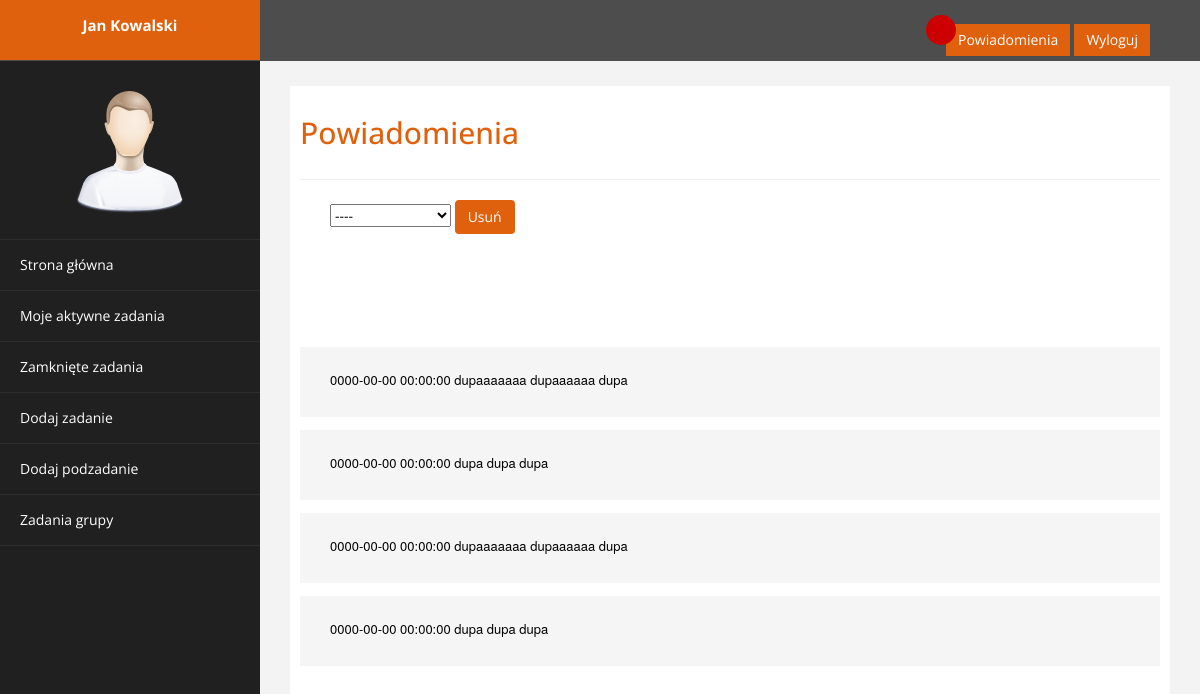
Page /nots.php (signed in) on the earlier database version.
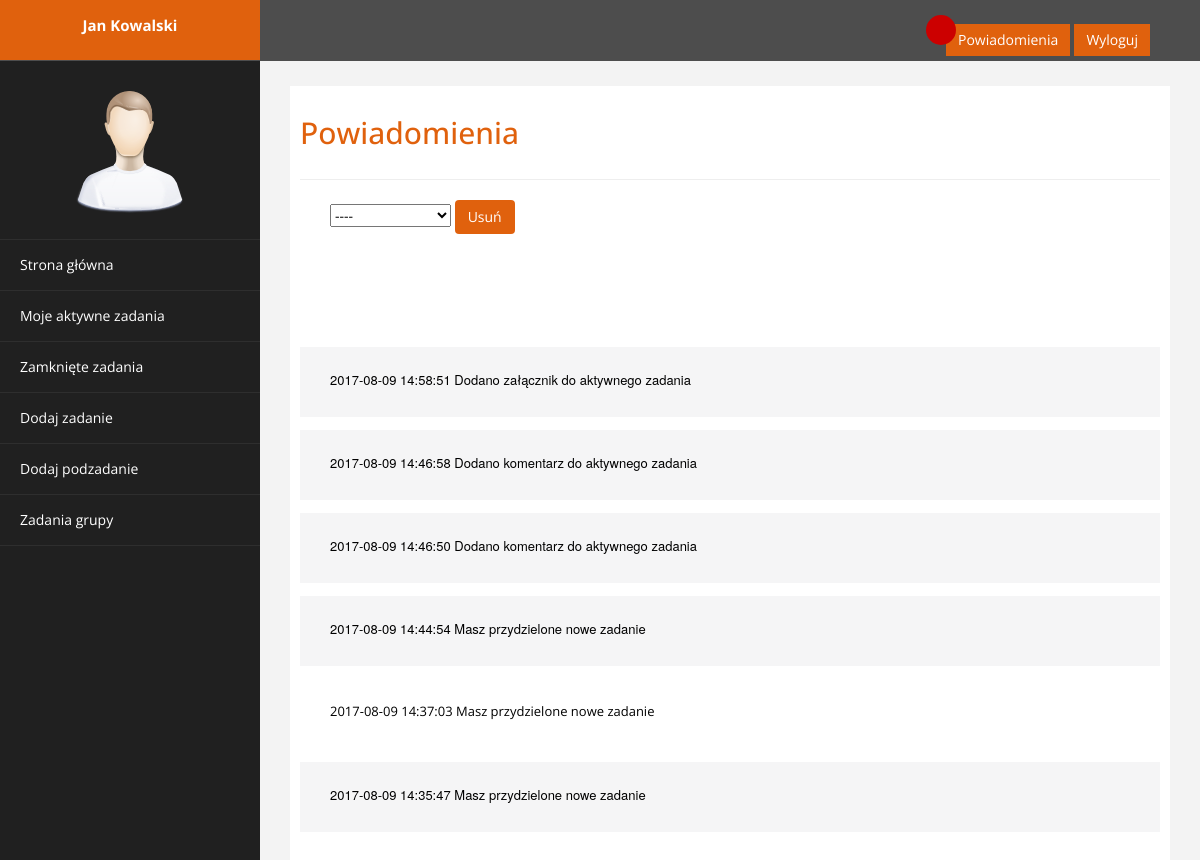
Same page on the later database version.
### tables this page shows
CREATE TABLE `notifications` (
  `notification_ID` int(11) NOT NULL,
  `date` datetime NOT NULL,
  `task_ID` int(11) NOT NULL,
  `subtask_ID` int(11) DEFAULT NULL,
  `text` text NOT NULL
);

### database/dbinfo.php (called while the page is built, shortened)
<?php
        $db_subtask_tab = 'subtask';
                $db_subtask_id = 'subtask_ID';
                $db_subtask_taskid = 'task_ID';
                $db_subtask_userid = 'user_ID';
        $db_notifications_tab = 'notifications';
                $db_notifications_id = 'notification_ID';
                $db_notifications_date = 'date';
                $db_notifications_taskid = 'task_ID';
                $db_notifications_text = 'text';
        $db_nots_user_tab = 'nots_user';
                $db_nots_user_id = 'nots_ID';
                $db_nots_user_notificationid = 'notification_ID';
                $db_nots_user_userid = 'user_ID';
                $db_nots_user_readnots = 'read_nots';
?>

### nots.php (the view, shortened to what this page needs)
<!DOCTYPE html>
<html xmlns="http://www.w3.org/1999/xhtml">
<head>
    <link href="template/assets/css/bootstrap.css" rel="stylesheet" />
    <link href="template/assets/css/custom.css" rel="stylesheet" />
</head>
<body>
    <div id="wrapper">
        <nav class="navbar navbar-default navbar-cls-top " role="navigation" style="margin-bottom: 0">
            <div class="navbar-header">
                <a class="navbar-brand" href="main.php"><?php echo $_SESSION['fname']." ".$_SESSION['lname']?></a>
            </div>
    <div style="color: white;
    padding: 15px 50px 5px 50px;
    float: right;
    font-size: 16px;"> <div class="circle" id="circle"></div><a href="nots.php" class="btn btn-danger square-btn-adjust">Powiadomienia</a>
        <a href="logout.php" class="btn btn-danger square-btn-adjust">Wyloguj</a>
    </div>
        </nav>
                <nav class="navbar-default navbar-side" role="navigation">
            <div class="sidebar-collapse">
                <ul class="nav" id="main-menu">
				<li class="text-center">
                    <img src="template/assets/img/find_user.png" class="user-image img-responsive"/>
					</li>
                    <li>
                        <a  href="main.php" ><i "></i> Strona główna</a>
                    </li>
                    <li>
                        <a  href="tasks.php" ><i "></i> Moje aktywne zadania</a>
                    </li>
                    <li>
                        <a href="old_tasks.php" ><i "></i>Zamknięte zadania</a>
                    </li>
                   <?php
                   If ($_SESSION['function']=="2" ){
                      echo '<li>
                        <a  href="add_tasks.php"><i "></i> Dodaj zadanie</a>
                    </li>';
                      echo '<li>
                        <a  href="add_subtasks.php"><i "></i> Dodaj podzadanie</a>
                    </li>';
                       echo '<li><a href="team_tasks.php"><i "></i> Zadania grupy</a>
                    </li>';
                   }
                   ?>
                </ul>
            </div>
        </nav>
        <div id="page-wrapper" >
            <div id="page-inner">
                <div class="row">
                    <div class="col-md-12">
                     <h2>Powiadomienia</h2>
                       </div>
                     </div>
                 <hr />
                  <form action="delete_nots.php">
                  <select name="deletenots" style="margin-left: 30px">
                        <option value="----">----</option>
                  </select>
                      <button type="submit" value="delete">Usuń</button>
                  </form>
                 <br><br><br><br><br>
<?php
    require_once "database/dbinfo.php";
    $connection = db_connection();
        $sql = "SELECT $db_subtask_tab.$db_subtask_id,$db_notifications_tab.$db_notifications_taskid, $db_notifications_tab.$db_notifications_text ,$db_notifications_tab.$db_notifications_date, $db_nots_user_tab.$db_nots_user_id, $db_nots_user_tab.$db_nots_user_readnots "
                . "FROM $db_notifications_tab INNER JOIN $db_nots_user_tab ON $db_notifications_tab.$db_notifications_id = $db_nots_user_tab.$db_nots_user_notificationid "
                . "INNER JOIN $db_subtask_tab ON $db_notifications_tab.$db_notifications_taskid=$db_subtask_tab.$db_subtask_taskid "
                . "WHERE $db_nots_user_tab.$db_nots_user_userid=".$_SESSION['id']." AND $db_subtask_tab.$db_subtask_userid=".$_SESSION['id']." "
                . "ORDER BY $db_notifications_tab.$db_notifications_date DESC";
        $result = $connection->query($sql);
        while($row = $result->fetch_assoc()){
            if ($row[$db_nots_user_readnots]==0){
                echo "<div class='teamtask-form'>";
                echo "<p class='team-taskform'>";
                echo "<a  href='javascript:change_read($row[$db_nots_user_id],$row[$db_subtask_id], $row[$db_notifications_taskid])' style='color:black; text-decoration: none'>$row[$db_notifications_date]".'    '." $row[$db_notifications_text]</a>".'<br><br>';
                echo "</p>";
                echo "</div>";
            }else {
                echo "<p class='team-taskform'>";
                echo "<a href='tasks_all.php?sid=$row[$db_subtask_id]&tid=$row[$db_notifications_taskid]'  style='color:black; text-decoration: none'>$row[$db_notifications_date]".'    '." $row[$db_notifications_text]</a>".'<br><br>';
                echo "</p>";
                }
        }
?>
            </div>
        </div>
</body>
</html>

### template/assets/css/custom.css (style rules this page uses)
body { font-family: 'Open Sans', sans-serif; }
#wrapper { width: 100%; background:#202020; }
#page-wrapper { padding: 15px 15px; min-height: 600px; background:#F3F3F3; }
#page-inner { width:100%; margin:10px 20px 10px 0px; background-color:#fff!important; padding:10px; min-height:1200px; }
.text-center { text-align:center; }
h2 { color: #e0610d; }
.square-btn-adjust { border: 0px solid transparent; -webkit-border-radius: 0px; -moz-border-radius: 0px; border-radius: 0px; }
p { font-size:16px; line-height:25px; padding-top:20px; }
button { background-color: #e0610d !important; display: inline-block !important; padding: 6px 12px !important; margin-bottom: 0 !important; font-size: 14px !important; font-weight: normal !important; line-height: 1.42857143 !important; text-align: center !important; white-space: nowrap !important; vertical-align: middle !important; cursor: pointer !important; -webkit-user-select: none !important; -moz-user-select: none !important; -ms-user-select: none !important; user-select: none !important; background-image: none !important; border: 1px solid transparent !important; border-radius: 4px !important; color: #ffffff !important; }
.teamtask-form { width:100%; height:auto; border-color:#cecece !important; font-family: "Helvetica Neue", Helvetica, Arial, sans-serif; background-color: #f5f5f6; padding:10px, 10px, 10px, 10px; }
p.team-taskform { font-size: 13px; margin-left: 30px; }
.circle { width: 30px; height: 30px; background-color: #cc0000; border-radius: 100%; margin-left: -20px; margin-bottom: -21px; z-index: 1; position: relative; text-align: center; }
.user-image { margin: 25px auto; -webkit-border-radius: 10px; -moz-border-radius: 10px; border-radius: 10px; max-height:170px; max-width:170px; }
.navbar-cls-top .navbar-brand { color: #fff; background: #e0610d; width: 260px; text-align: center; height: 60px; font-size: 15px; font-weight: 700; }
.sidebar-collapse , .sidebar-collapse .nav { background:none; }
.sidebar-collapse .nav { padding:0; }
.sidebar-collapse .nav > li > a { color:#fff; background:#202020; text-shadow:none; }
.sidebar-collapse > .nav > li > a { padding:15px 10px; }
.sidebar-collapse > .nav > li { border-bottom: 1px solid rgba(107, 108, 109, 0.19); }
.navbar-side { border:none; background-color: #202020; }
.navbar-cls-top { background:#4D4D4D; border-bottom:none; }
.navbar-default { border:0px solid black; }
.navbar-header { background: #A70303; }
@media (min-width:768px) { #page-wrapper { margin: 0 0 0 260px; padding: 15px 30px; min-height: 1200px; } }
@media (min-width:768px) { .navbar-side { z-index: 1; position: absolute; width: 260px; } }
@media (min-width:768px) { .navbar { border-radius: 0px; } }

Differences in the rows shown:
removed notifications: date "0000-00-00 00:00:00", text "dupaaaaaaa dupaaaaaa dupa"
removed notifications: date "0000-00-00 00:00:00", text "dupa dupa dupa"
added notifications: date "2017-08-09 14:58:51", text "Dodano załącznik do aktywnego zadania"
added notifications: date "2017-08-09 14:46:58", text "Dodano komentarz do aktywnego zadania"
added notifications: date "2017-08-09 14:46:50", text "Dodano komentarz do aktywnego zadania"
added notifications: date "2017-08-09 14:44:54", text "Masz przydzielone nowe zadanie"
added notifications: date "2017-08-09 14:37:03", text "Masz przydzielone nowe zadanie"
added notifications: date "2017-08-09 14:35:47", text "Masz przydzielone nowe zadanie"
